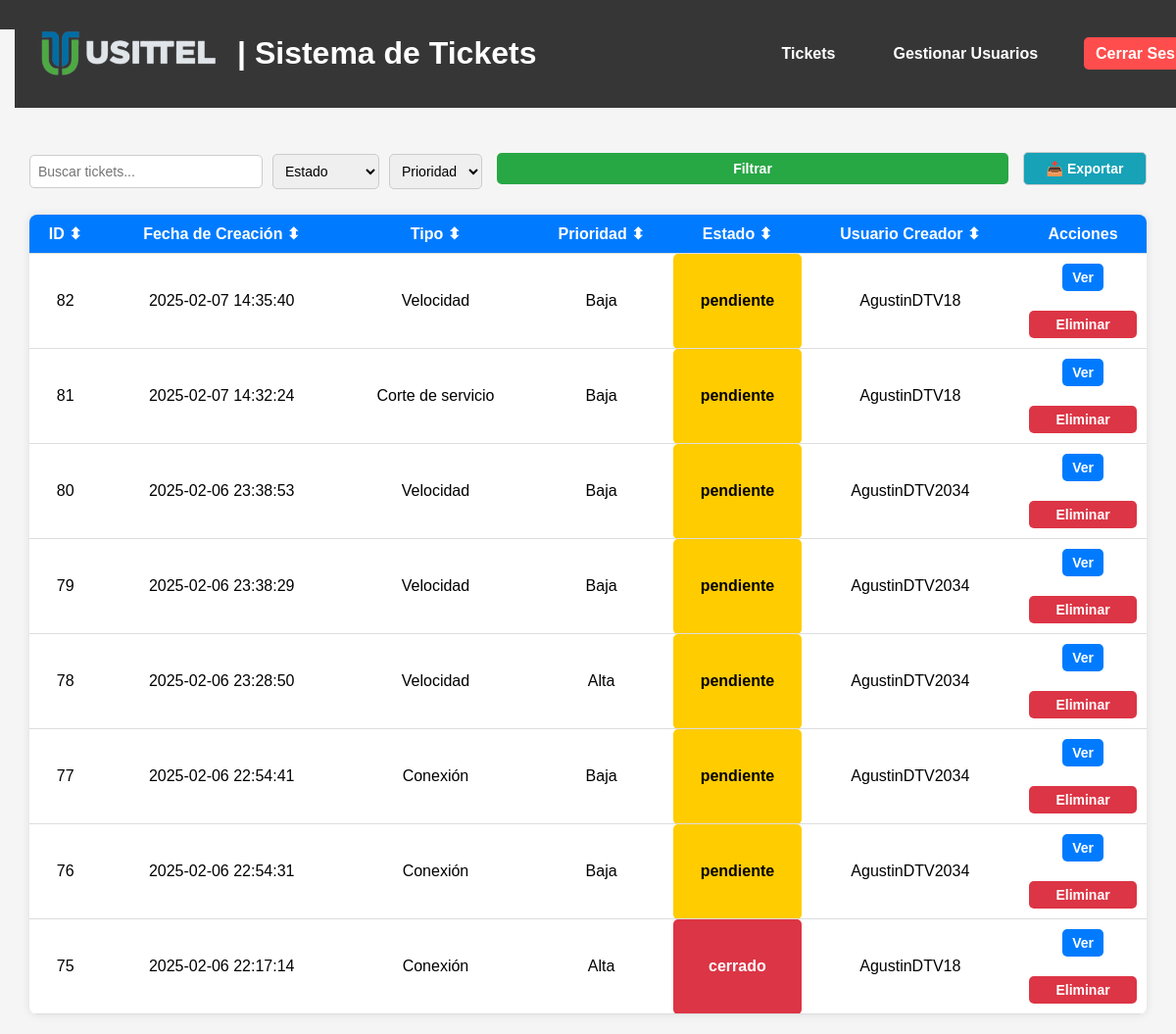
Page /tickets (signed in) on the earlier database version.
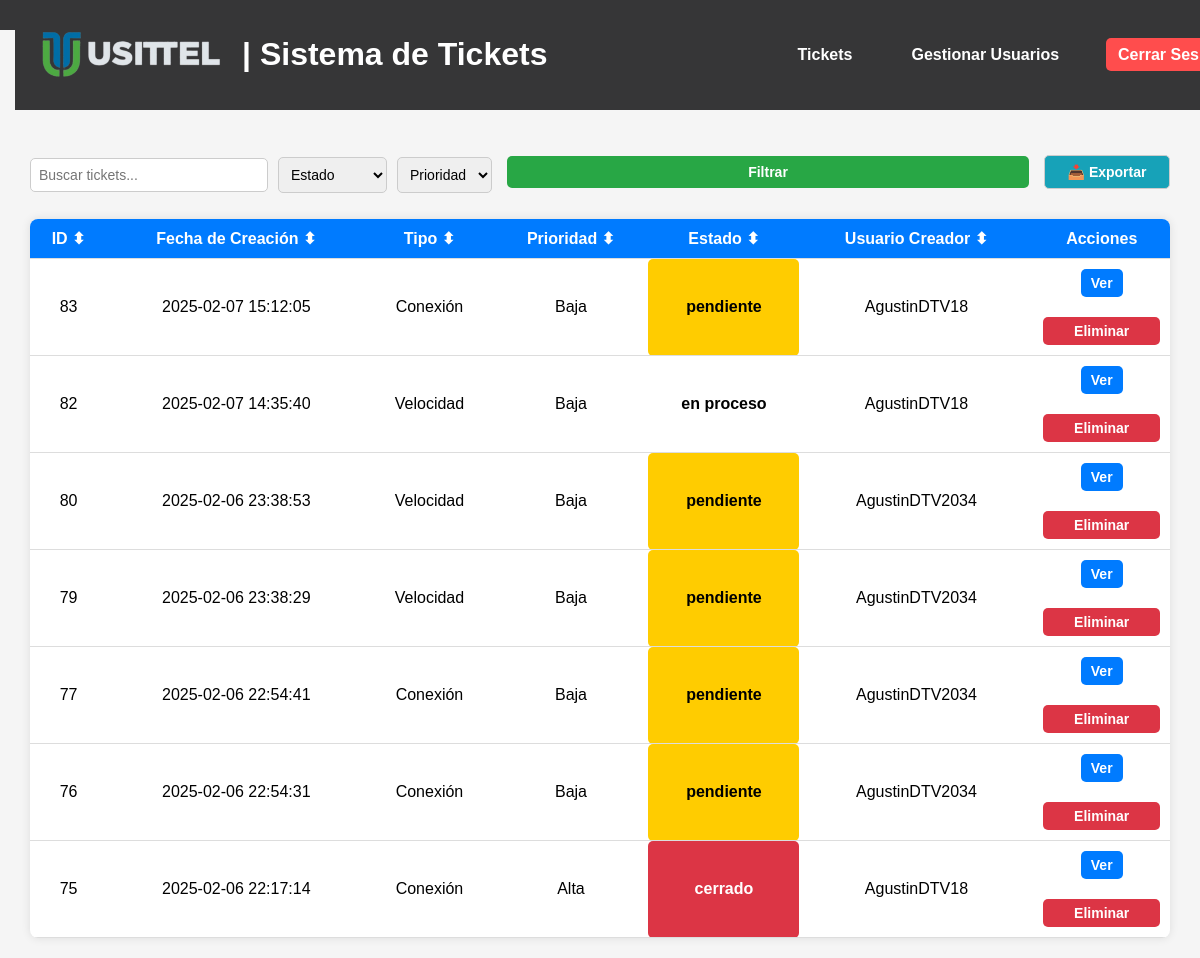
Same page on the later database version.
### tables this page shows
CREATE TABLE tickets (
    id INTEGER PRIMARY KEY AUTOINCREMENT,
    tipo TEXT NOT NULL,
    descripcion TEXT NOT NULL,
    prioridad TEXT NOT NULL,
    fecha_creacion DATETIME DEFAULT CURRENT_TIMESTAMP,
    usuario_creador TEXT NOT NULL,
    notas TEXT,
    archivo TEXT
, usuario_asignado TEXT, estado TEXT DEFAULT 'pendiente');

### app.py (the view)
@app.route('/tickets')
@login_required
def tickets():
    estado = request.args.get('estado')
    prioridad = request.args.get('prioridad')
    query = 'SELECT * FROM tickets WHERE 1=1'
    params = []
    if estado in ['pendiente', 'en proceso', 'cerrado']:
        query += ' AND estado = ?'
        params.append(estado)
    if prioridad in ['Baja', 'Media', 'Alta']:
        query += ' AND prioridad = ?'
        params.append(prioridad)
    query += ' ORDER BY fecha_creacion DESC'  # Ordenar por fecha de creación (más nuevos arriba)
    conn = get_db_connection()
    tickets = conn.execute(query, params).fetchall()
    conn.close()
    return render_template('tickets.html', tickets=tickets, estado=estado, prioridad=prioridad)

### app.py (called while the page is built)
def get_db_connection():
    conn = sqlite3.connect('database.db', timeout=10)  # Espera hasta 10 segundos si la base de datos está bloqueada
    conn.row_factory = sqlite3.Row
    return conn

@login_manager.user_loader
def load_user(user_id):
    conn = get_db_connection()
    user = conn.execute('SELECT * FROM users WHERE id = ?', (user_id,)).fetchone()
    conn.close()
    if user:
        return User(id=user['id'], username=user['username'], role=user['role'])
    return None

### templates/tickets.html (shortened to what this page needs)
{% extends "base.html" %}
{% block content %}
<main class="main-container">
    <form action="/tickets" method="GET" class="filter-bar">
        <input type="text" id="searchInput" placeholder="Buscar tickets..." class="search-bar">
        <select name="estado" id="estado">
            <option value="">Estado</option>
        </select>
        <select name="prioridad" id="prioridad">
            <option value="">Prioridad</option>
        </select>
        <button type="submit" class="btn-filter">Filtrar</button>
        <a href="{{ url_for('export_tickets') }}" class="btn-export">📥 Exportar</a>
    </form>
    <table id="ticketsTable">
        <thead>
            <tr>
                <th onclick="sortTable(0)">ID ⬍</th>
                <th onclick="sortTable(1)">Fecha de Creación ⬍</th>
                <th onclick="sortTable(2)">Tipo ⬍</th>
                <th onclick="sortTable(3)">Prioridad ⬍</th>
                <th onclick="sortTable(4)">Estado ⬍</th>
                <th onclick="sortTable(5)">Usuario Creador ⬍</th>
                <th>Acciones</th>
            </tr>
        </thead>
        <tbody>
            {% for ticket in tickets %}
            <tr class="ticket-row">
                <td>{{ ticket.id }}</td>
                <td>{{ ticket.fecha_creacion }}</td>
                <td>{{ ticket.tipo }}</td>
                <td>{{ ticket.prioridad }}</td>
                <td class="estado estado-{{ ticket.estado|lower }}">{{ ticket.estado }}</td>
                <td>{{ ticket.usuario_creador }}</td>
                <td>
                    <a href="{{ url_for('view_ticket', id=ticket.id) }}" class="btn btn-view">Ver</a>
                    {% if current_user.role == 'usittel' %}
                    <form action="/delete-ticket/{{ ticket.id }}" method="POST">
                        <button type="button" class="btn btn-delete confirm-delete">Eliminar</button>
                    </form>
                    {% endif %}
                </td>
            </tr>
            {% endfor %}
        </tbody>
    </table>
</main>
{% endblock %}

### templates/base.html (shortened to what this page needs)
<!DOCTYPE html>
<html lang="es">
<head>
    <link rel="stylesheet" href="{{ url_for('static', filename='styles.css') }}">
</head>
<body>
    <header>
        {% include 'header.html' %}
    </header>
    <div class="container">
        {% block content %}{% endblock %}
    </div>
</body>
</html>

### templates/header.html (shortened to what this page needs)
<!DOCTYPE html>
<html lang="es">
<head>
    <link rel="stylesheet" href="{{ url_for('static', filename='styles.css') }}">
</head>
<body>
    <header class="navbar">
        <div class="container">
            <div class="logo-container">
                <img src="{{ url_for('static', filename='logo.png') }}" alt="Usittel Logo" class="logo-img">
                <h1 class="logo-text">| Sistema de Tickets</h1>
            </div>
            <nav>
                <ul>
                    <li><a href="{{ url_for('tickets') }}">Tickets</a></li>
                    {% if current_user.role == 'usittel' %}
                    <li><a href="{{ url_for('users') }}">Gestionar Usuarios</a></li>
                    {% endif %}
                    <li><a href="{{ url_for('logout') }}" class="logout-btn">Cerrar Sesión</a></li>
                </ul>
            </nav>
        </div>
    </header>
</body>
</html>

### static/styles.css (style rules this page uses)
body { font-family: Arial, sans-serif; margin: 0; padding: 0; background-color: #f5f5f5; }
header { background-color: #363637; color: white; padding: 15px; display: flex; justify-content: space-between; align-items: center; }
header nav a { color: white; text-decoration: none; margin-left: 15px; }
h1 { color: #333; }
button { width: 100%; background: #007bff; color: white; border: none; padding: 10px; margin-top: 20px; border-radius: 5px; cursor: pointer; font-size: 16px; }
.navbar nav ul { list-style: none; margin: 0; padding: 0; display: flex; }
.navbar nav ul li { margin-left: 20px; }
.navbar nav ul li a { color: white; text-decoration: none; font-size: 16px; }
.navbar { background: #363637; color: white; padding: 15px 20px; position: fixed; top: 0; width: 100%; z-index: 1000; display: flex; justify-content: center; align-items: center; }
.container { margin-top: 80px; }
.logo-text { color: white; }
.navbar .container { display: flex; justify-content: space-between; align-items: center; width: 100%; max-width: 1200px; margin: 0 auto; }
.logo-container { display: flex; align-items: center; }
.logo-img { height: 50px; margin-right: 15px; }
.navbar nav ul li a { color: white; text-decoration: none; font-size: 16px; font-weight: bold; padding: 8px 12px; transition: background 0.3s ease; border-radius: 5px; }
.logout-btn { background: #ff4d4d; padding: 8px 12px; border-radius: 5px; font-weight: bold; }
table { width: 100%; border-collapse: collapse; margin-top: 20px; background: white; box-shadow: 0px 0px 10px rgba(0, 0, 0, 0.1); border-radius: 8px; overflow: hidden; }
thead { background: #007bff; color: white; font-weight: bold; }
th { padding: 10px; cursor: pointer; text-align: left; }
td { padding: 10px; border-bottom: 1px solid #ddd; }
.btn { padding: 6px 10px; border: none; cursor: pointer; font-size: 14px; border-radius: 5px; text-decoration: none; font-weight: bold; display: inline-block; }
.btn-view { background: #007bff; color: white; }
.btn-delete { background: #dc3545; color: white; }
.btn-filter { background: #28a745; color: white; }
.btn-export { background: #17a2b8; color: white; }
.btn-filter { margin: 8px 5px; background-color: #007bff; color: white; border: none; border-radius: 5px; cursor: pointer; font-size: 14px; font-weight: bold; transition: 0.3s ease; }
input, select, textarea { width: 100%; padding: 10px; margin-top: 5px; border: 1px solid #ccc; border-radius: 5px; }
.btn-export { background: #17a2b8; color: white; padding: 10px 15px; border-radius: 5px; font-weight: bold; text-decoration: none; display: inline-block; margin: 10px 0; }
.main-container { padding: 20px; max-width: 95%; margin: auto; }
table { width: 100%; border-collapse: collapse; background: white; box-shadow: 0px 0px 10px rgba(0, 0, 0, 0.1); border-radius: 8px; overflow: hidden; }
th, td { padding: 10px; text-align: center; border-bottom: 1px solid #ddd; }
.filter-bar { display: flex; align-items: center; justify-content: space-between; gap: 10px; margin: 15px 0; flex-wrap: nowrap; }
.filter-bar input, .filter-bar select, .filter-bar button, .filter-bar a { padding: 8px; border-radius: 5px; border: 1px solid #ccc; font-size: 14px; }
.search-bar { flex: 1; min-width: 220px; }
.filter-bar select { width: 130px; }
.filter-bar .btn-filter { background: #28a745; color: white; border: none; cursor: pointer; padding: 8px 12px; min-width: 100px; }
.filter-bar .btn-export { background: #17a2b8; color: white; text-decoration: none; padding: 8px 12px; min-width: 100px; text-align: center; }
.estado { font-weight: bold; padding: 5px 10px; border-radius: 5px; }
.estado-pendiente { background: #ffcc00; color: black; }
.estado-cerrado { background: #dc3545; color: white; }

Differences in the rows shown:
removed tickets: id "81", fecha_creacion "2025-02-07 14:32:24", tipo "Corte de servicio", prioridad "Baja", estado "pendiente", usuario_creador "AgustinDTV18"
removed tickets: id "78", fecha_creacion "2025-02-06 23:28:50", tipo "Velocidad", prioridad "Alta", estado "pendiente", usuario_creador "AgustinDTV2034"
added tickets: id "83", fecha_creacion "2025-02-07 15:12:05", tipo "Conexión", prioridad "Baja", estado "pendiente", usuario_creador "AgustinDTV18"
changed tickets id 82: estado "pendiente" → "en proceso"
